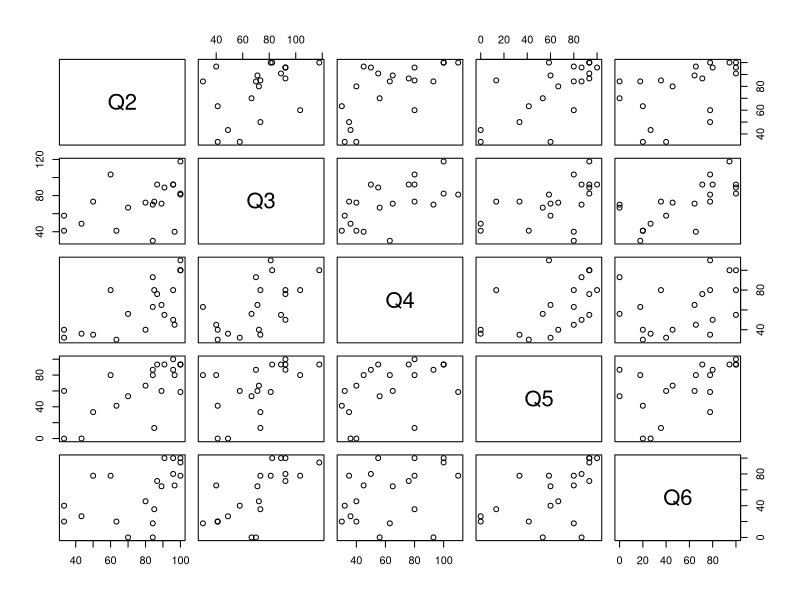
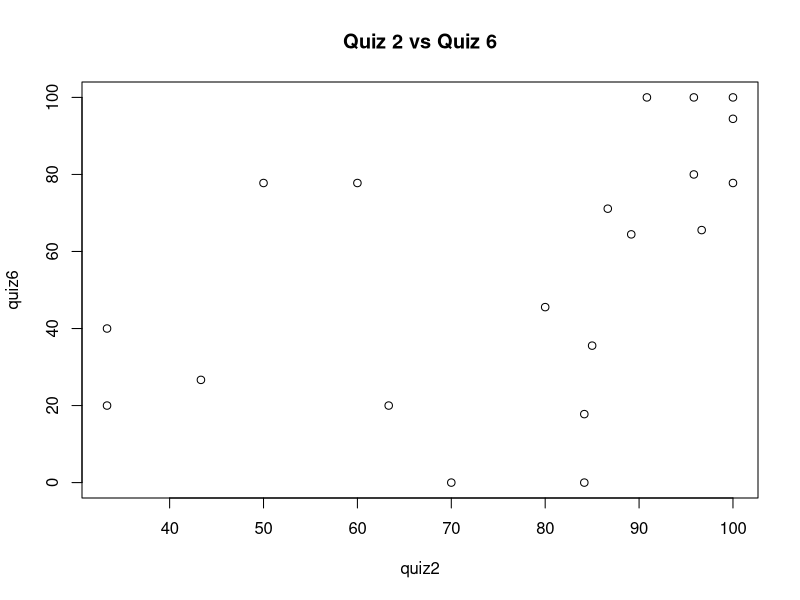
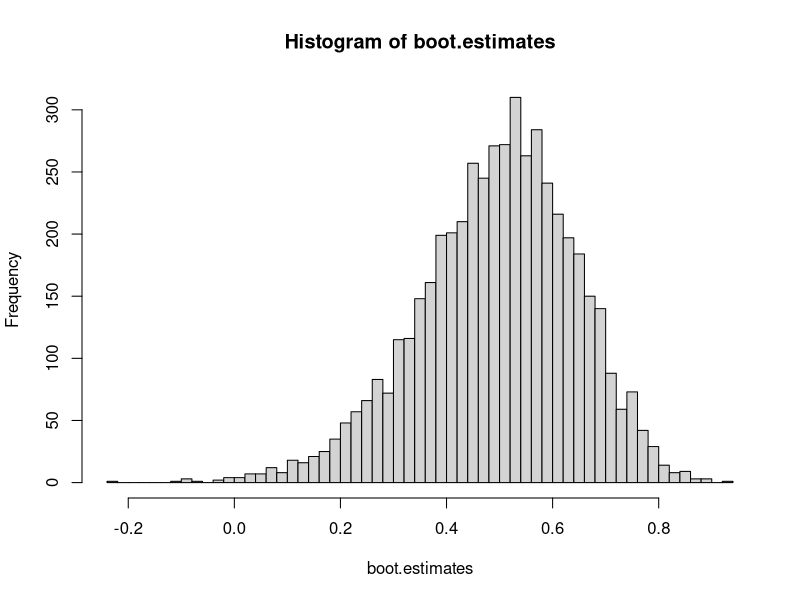

R code for these plots, in order: (Note: this script raises an error after producing the figures.)
## ---- chunk 1
quiz <- read.csv('quiz.csv')
## ---- chunk 2
plot(quiz)
## ---- chunk 3
quiz2 <- quiz[,1]
quiz6 <- quiz[,5]
plot(quiz2, quiz6, main = "Quiz 2 vs Quiz 6")
## ---- chunk 4
?cor #Pearson correlation is the default for cor()
cor(quiz2, quiz6)
## ---- chunk 5
#' A function that generates bootstrap estimates of the Pearson correlation between two vectors.
#'
#' @param x A vector.
#' @param y A vector.
#' @param B The number of bootstrap estimates of the Pearson correlation with a default value of 2000.
#'
#' @returns The B boostrap estimates of the Pearson correlation.

bootstrap.cor <- function(x, y, B = 2000){
  samples.index <- replicate(B, sample(length(x), replace=TRUE))
  bootstrap.cors <- vector()
  for(i in 1:B){
  k <- samples.index[,i]
  bootstrap.cors[i] <- cor(x[k], y[k])
  }
  return(bootstrap.cors)
}

## ---- chunk 6
boot.estimates <- bootstrap.cor(x=quiz2, y=quiz6, B=5000)
hist(boot.estimates, breaks="FD")
## ---- chunk 7
quantile(boot.estimates, c(0.025,0.975))
cor.test(quiz2,quiz6, conf.level = 0.95)
## ---- chunk 8
cov.mat <- cov(quiz)
cov.mat

cov.mat[1,2] # (1,2) entry
quiz3 <- quiz[,2]
cov(quiz2, quiz3) 
## ---- chunk 9
eigen.vals <- eigen(cov.mat)$values
eigen.vals
## ---- chunk 10
sum(eigen.vals) 
sum(diag(cov.mat))
## ---- chunk 11
eigenratio <- eigen.vals[1]/sum(eigen.vals)
eigenratio
## ---- chunk 12
#' A function that generates bootstrap estimates of the eigenratio using the case resampling
#' bootstrap on a data frame.
#' 
#' @params mat A data frame.
#' @params B The number of bootstrap samples to generate, with a default value of 2000.
#'
#' @returns The B bootstrap estimates of the eigenratio.
bootstrap.eigenratio <- function(mat, B = 2000){
  samples <- replicate(B,sample(ncol(mat), replace = TRUE))
  eigen.vals <- vector()
  for(i in 1:B){
    j <- samples[,i]
    eigen.vals[i] <- max(eigen(cov(mat[j,j]))$values)/sum(eigen(cov(mat[j,j]))$values)
  }
  return(eigen.vals)
}

## ---- chunk 13
eigen.bootest <- bootstrap.eigenratio(mat=quiz, B=5000)

quantile(eigen.bootest, c(0.025,0.975))
